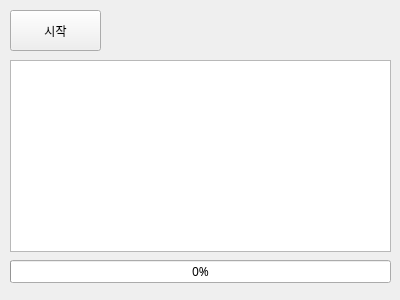
<?xml version="1.0" encoding="UTF-8"?>
<ui version="4.0">
 <class>Form</class>
 <widget class="QWidget" name="Form">
  <property name="geometry">
   <rect>
    <x>0</x>
    <y>0</y>
    <width>400</width>
    <height>300</height>
   </rect>
  </property>
  <property name="sizePolicy">
   <sizepolicy hsizetype="Preferred" vsizetype="Preferred">
    <horstretch>0</horstretch>
    <verstretch>0</verstretch>
   </sizepolicy>
  </property>
  <property name="maximumSize">
   <size>
    <width>400</width>
    <height>300</height>
   </size>
  </property>
  <property name="font">
   <font>
    <family>맑은 고딕</family>
   </font>
  </property>
  <property name="windowTitle">
   <string>Form</string>
  </property>
  <widget class="QPushButton" name="btnStart">
   <property name="geometry">
    <rect>
     <x>10</x>
     <y>10</y>
     <width>91</width>
     <height>41</height>
    </rect>
   </property>
   <property name="text">
    <string>시작</string>
   </property>
  </widget>
  <widget class="QProgressBar" name="pgbTask">
   <property name="geometry">
    <rect>
     <x>10</x>
     <y>260</y>
     <width>381</width>
     <height>23</height>
    </rect>
   </property>
   <property name="value">
    <number>0</number>
   </property>
  </widget>
  <widget class="QTextBrowser" name="txbLog">
   <property name="geometry">
    <rect>
     <x>10</x>
     <y>60</y>
     <width>381</width>
     <height>192</height>
    </rect>
   </property>
  </widget>
 </widget>
 <resources/>
 <connections/>
</ui>
